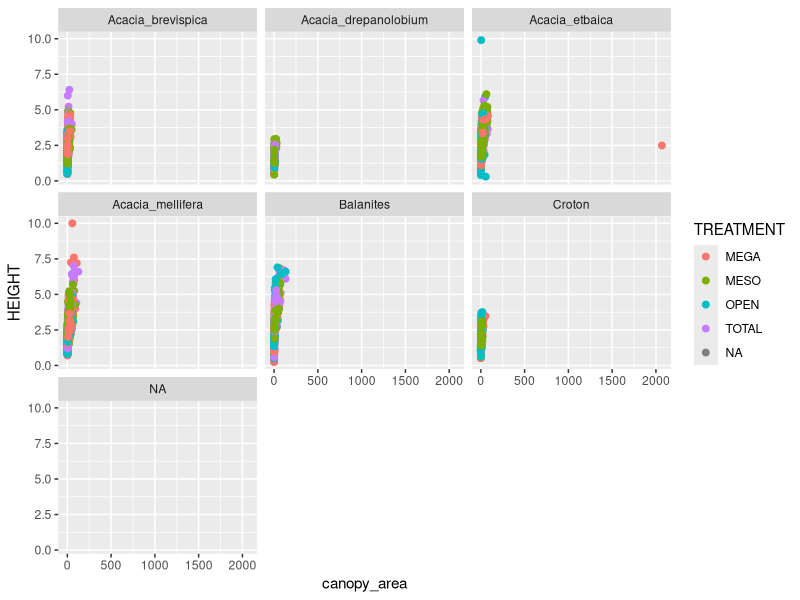
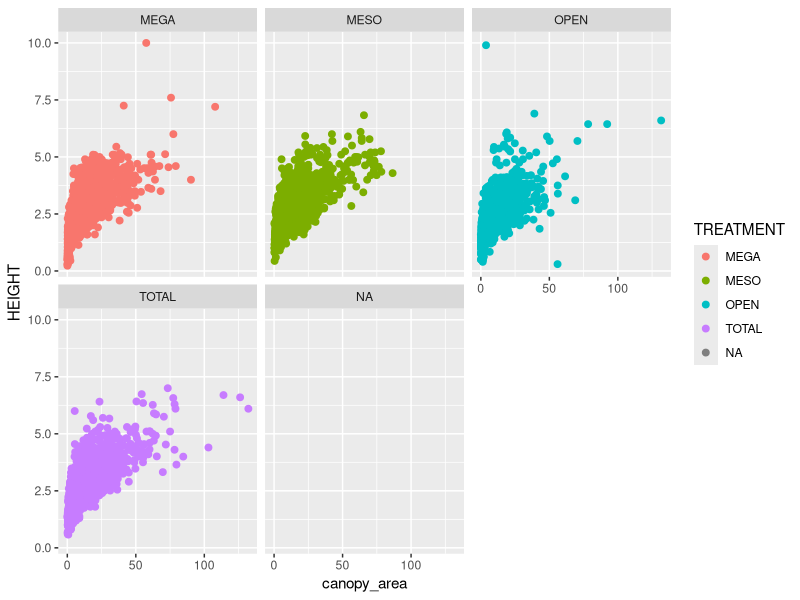

Write the R code that produced these figures, in order.
## ---- chunk 1
knitr::opts_chunk$set(echo = TRUE)
#install.packages("readr")
library(readr)
## ---- chunk 2
getwd()

## ---- chunk 3
trees <- read_tsv(file ="../data-raw/TREE_SURVEYS.txt",
               col_types = list(HEIGHT = col_double(),
                                AXIS_2 = col_double()))
## ---- chunk 4
head(trees)
str(trees)
## ---- chunk 5
canopy_area <- trees$AXIS_1 * trees$AXIS_2
canopy_area
trees$canopy_area <- canopy_area
head(trees)
## ---- chunk 6
subset(trees, select = c(SURVEY, YEAR,SITE, canopy_area))
## ---- chunk 7
library(ggplot2)
ggplot(data = trees, mapping = aes(x = canopy_area, y = HEIGHT, color = TREATMENT)) +
geom_point(size = 2) +
  facet_wrap(~SPECIES)
## ---- chunk 8
3 > 4
numbers <- 1:10
numbers > 4
canopy_area > 2000
which(canopy_area > 2000)
canopy_area[3839]
canopy_area[-3839]
numbers[-4]
## ---- chunk 9
trees2 <- trees[-3839,]
## ---- chunk 10
ggplot(data = trees2, mapping = aes(x = canopy_area, y = HEIGHT,  color = TREATMENT)) +
geom_point(size = 2) +
  facet_wrap(~TREATMENT)
